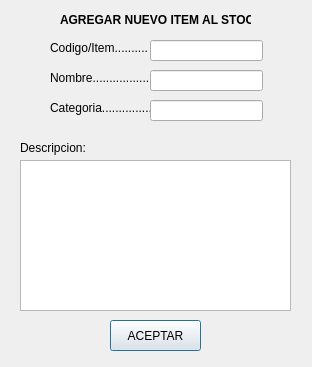
<?xml version="1.0" encoding="UTF-8"?>
<ui version="4.0">
 <class>ventanaAgregarItem</class>
 <widget class="QDialog" name="ventanaAgregarItem">
  <property name="geometry">
   <rect>
    <x>0</x>
    <y>0</y>
    <width>312</width>
    <height>367</height>
   </rect>
  </property>
  <property name="windowTitle">
   <string>Agregar</string>
  </property>
  <widget class="QLabel" name="label">
   <property name="geometry">
    <rect>
     <x>60</x>
     <y>10</y>
     <width>191</width>
     <height>20</height>
    </rect>
   </property>
   <property name="font">
    <font>
     <bold>true</bold>
    </font>
   </property>
   <property name="text">
    <string>AGREGAR NUEVO ITEM AL STOCK</string>
   </property>
  </widget>
  <widget class="QLabel" name="label_2">
   <property name="geometry">
    <rect>
     <x>50</x>
     <y>40</y>
     <width>101</width>
     <height>16</height>
    </rect>
   </property>
   <property name="text">
    <string>Codigo/Item..........</string>
   </property>
  </widget>
  <widget class="QLineEdit" name="txtCodigoItem">
   <property name="geometry">
    <rect>
     <x>150</x>
     <y>40</y>
     <width>113</width>
     <height>21</height>
    </rect>
   </property>
  </widget>
  <widget class="QLabel" name="label_3">
   <property name="geometry">
    <rect>
     <x>50</x>
     <y>70</y>
     <width>101</width>
     <height>16</height>
    </rect>
   </property>
   <property name="text">
    <string>Nombre...................</string>
   </property>
  </widget>
  <widget class="QLabel" name="label_4">
   <property name="geometry">
    <rect>
     <x>50</x>
     <y>100</y>
     <width>101</width>
     <height>16</height>
    </rect>
   </property>
   <property name="text">
    <string>Categoria.................</string>
   </property>
  </widget>
  <widget class="QLabel" name="label_7">
   <property name="geometry">
    <rect>
     <x>20</x>
     <y>140</y>
     <width>71</width>
     <height>16</height>
    </rect>
   </property>
   <property name="text">
    <string>Descripcion:</string>
   </property>
  </widget>
  <widget class="QLineEdit" name="txtNombreItem">
   <property name="geometry">
    <rect>
     <x>150</x>
     <y>70</y>
     <width>113</width>
     <height>21</height>
    </rect>
   </property>
  </widget>
  <widget class="QLineEdit" name="txtCategoriaItem">
   <property name="geometry">
    <rect>
     <x>150</x>
     <y>100</y>
     <width>113</width>
     <height>21</height>
    </rect>
   </property>
  </widget>
  <widget class="QTextEdit" name="textDescripcionItem">
   <property name="geometry">
    <rect>
     <x>20</x>
     <y>160</y>
     <width>271</width>
     <height>151</height>
    </rect>
   </property>
  </widget>
  <widget class="QPushButton" name="btnAceptarItem">
   <property name="geometry">
    <rect>
     <x>110</x>
     <y>320</y>
     <width>91</width>
     <height>31</height>
    </rect>
   </property>
   <property name="text">
    <string>ACEPTAR</string>
   </property>
  </widget>
 </widget>
 <resources/>
 <connections/>
</ui>
